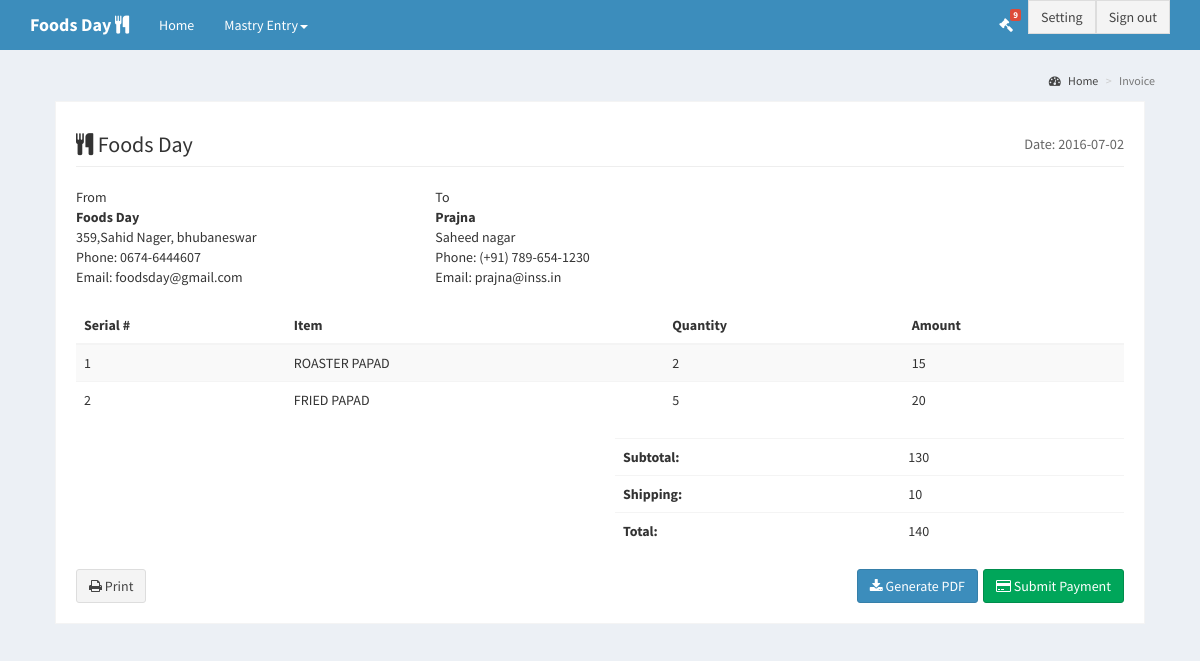
The page /project/royalfood/admin/invoice.php?custid=63 on the database its author committed.
### tables this page shows
CREATE TABLE IF NOT EXISTS `tbl_companydetails` (
  `company_id` int(11) NOT NULL,
  `company_name` varchar(50) NOT NULL,
  `company_address` varchar(500) NOT NULL,
  `company_email` varchar(50) NOT NULL,
  `company_mobile` varchar(50) NOT NULL,
  `company_landline` varchar(50) NOT NULL,
  `company_website` varchar(50) NOT NULL,
  `company_type` varchar(50) NOT NULL,
  `company_service` varchar(50) NOT NULL,
  `company_logo` varchar(150) NOT NULL
);

CREATE TABLE IF NOT EXISTS `tbl_customerdetails` (
  `customerid` int(11) NOT NULL,
  `name` varchar(150) NOT NULL,
  `emailid` varchar(150) NOT NULL,
  `address` varchar(500) NOT NULL,
  `mobileno` varchar(150) NOT NULL,
  `area` varchar(150) NOT NULL,
  `landmark` varchar(150) NOT NULL,
  `customerstatus` varchar(150) NOT NULL,
  `orderdate` date NOT NULL,
  `ordertime` varchar(150) NOT NULL,
  `delhiverydate` date NOT NULL,
  `delhiverytime` varchar(150) NOT NULL,
  `city` varchar(50) NOT NULL
);

CREATE TABLE IF NOT EXISTS `tbl_orderdetails` (
  `orderid` int(11) NOT NULL,
  `customerid` int(11) NOT NULL,
  `subitemid` int(11) NOT NULL,
  `quantity` varchar(50) NOT NULL,
  `price` float NOT NULL,
  `totalprice` float NOT NULL
);

CREATE TABLE IF NOT EXISTS `tbl_subitemdetails` (
  `subitemid` int(11) NOT NULL,
  `subitemname` varchar(100) NOT NULL,
  `itemprice` float NOT NULL,
  `subitemimage` varchar(150) NOT NULL,
  `subitemstatus` varchar(50) NOT NULL,
  `itemid` int(11) NOT NULL
);

### project/royalfood/admin/invoice.php (the view, shortened to what this page needs)
<?php
require_once __DIR__ . DIRECTORY_SEPARATOR . 'dbconfig.php';
?>
<!DOCTYPE html>
<html>
  <head>
    <link href="../bootstrap/css/bootstrap.min.css" rel="stylesheet" type="text/css" />
    <link href="../font-awesome-4.4.0/css/font-awesome.min.css" rel="stylesheet" type="text/css" />
    <link href="../css/ionicons.min.css" rel="stylesheet" type="text/css" />
    <link href="../dist/css/AdminLTE.min.css" rel="stylesheet" type="text/css" />
    <link href="../dist/css/skins/_all-skins.min.css" rel="stylesheet" type="text/css" />
  </head>
  <body class="skin-blue layout-top-nav">
    <div class="wrapper">
      <header class="main-header">
        <nav class="navbar navbar-static-top">
          <div class="container">
            <div class="navbar-header">
                <?php
                          $query1='select * from  tbl_companydetails';
                          foreach ($conn->query($query1) as $row){
                          ?>
                <a href="#" class="navbar-brand"><b><?php echo $row['company_name']; ?></b>&nbsp;<i class="fa  fa-cutlery"></i></a>
                <?php } ?>
            </div>
            <div class="collapse navbar-collapse pull-left" id="navbar-collapse">
              <ul class="nav navbar-nav">
                <li class="active"><a href="admin_dashboard.php">Home <span class="sr-only">(current)</span></a></li>
                <li class="dropdown">
                  <a href="#" class="dropdown-toggle" data-toggle="dropdown">Mastry Entry<span class="caret"></span></a>
                </li>
              </ul>
            </div>
              <div class="navbar-custom-menu">
                <ul class="nav navbar-nav">
                  <li class="dropdown tasks-menu">
                    <a href="customerorder.php">
                      <i class="fa fa-gavel"></i>
                      <span class="label label-danger">9</span></a>
                  </li>
                      <li class="user-footer">
                        <div class="pull-left">
                            <a href="changepassword.php" class="btn btn-default btn-flat">Setting</a>
                        </div>
                        <div class="pull-right">
                            <a href="adminsignout.php" class="btn btn-default btn-flat">Sign out</a>
                        </div>
                      </li>
                    </ul>
              </div>
          </div>
        </nav>
      </header>
      <div class="content-wrapper" >
        <div class="container">
          <section class="content-header">
          <h1>
          </h1>
          <ol class="breadcrumb">
            <li><a href="admin_dashboard.php"><i class="fa fa-dashboard"></i> Home</a></li>
            <li class="active">Invoice</li>
          </ol>
        </section>
        <section class="invoice">
          <div class="row">
            <div class="col-xs-12">
              <h2 class="page-header">
                <i class="fa  fa-cutlery"></i>
                         <?php
                          $query4='select * from  tbl_companydetails';
                          foreach ($conn->query($query4) as $row){
                          ?>
                            <?php echo $row['company_name']; ?>
                          <?php } ?>
<?php
$query5="select * from tbl_customerdetails";
foreach ($conn->query($query5) as $itm){
?>
                <small class="pull-right">Date: <?php echo $itm['orderdate']  ?></small>
<?php } ?>
              </h2>
            </div>
          </div>
          <div class="row invoice-info">
            <div class="col-sm-4 invoice-col">
              From
            <address>
                 <?php
                          $query6='select * from  tbl_companydetails';
                          foreach ($conn->query($query6) as $row){
                          ?>
              <strong><?php echo $row['company_name']; ?></strong><br>
              <?php echo $row['company_address']; ?><br>
              Phone: <?php echo $row['company_landline']; ?><br>
              Email: <?php echo $row['company_email']; ?>
               <?php } ?>
            </address>
          </div>
          <div class="col-sm-4 invoice-col">
            To
            <address>
                <?php
                          $query7="select * from  tbl_customerdetails where customerid=".$_GET['custid']."";
                          foreach ($conn->query($query7) as $row){
                          ?>
              <strong><?php echo $row['name']; ?></strong><br>
              <?php echo $row['address']; ?><br>
              Phone: (+91) <?php echo $row['mobileno']; ?><br>
              Email: <?php echo $row['emailid']; ?>
                          <?php } ?>
            </address>
          </div>
          </div>
          <div class="row">
            <div class="col-xs-12 table-responsive">
              <table class="table table-striped">
                <thead>
                  <tr>
                      <th>Serial #</th>
                      <th>Item</th>
                        <th>Quantity</th>
                    <th>Amount</th>
                  </tr>
                </thead>
                <tbody>
                    <?php
                    $slno=0;
                        $query8="select * from tbl_subitemdetails inner join tbl_orderdetails on tbl_subitemdetails.subitemid=tbl_orderdetails.subitemid where customerid=".$_GET['custid']."";
                        foreach($conn->query($query8) as $itm){
                            $slno=$slno+1;
                        ?>
                  <tr>
                    <td><?php echo $slno; ?></td>
                    <td><?php echo $itm['subitemname']; ?></td>
                    <td><?php echo $itm['quantity']; ?></td>
                    <td><?php echo $itm['price']; ?></td>
                  </tr>
                        <?php } ?>
                </tbody>
              </table>
            </div>
          </div>
          <div class="row">
            <div class="col-xs-6">
            </div>
            <div class="col-xs-6">
              <div class="table-responsive">
                   <?php
                        $query9="select distinct totalprice from tbl_orderdetails  where customerid=".$_GET['custid']."";
                        foreach($conn->query($query9) as $itm){
                        ?>
                <table class="table">
                  <tr>
                    <th style="width:50%">Subtotal:</th>
                    <td>&nbsp;&nbsp;&nbsp;&nbsp;&nbsp;&nbsp;&nbsp;&nbsp;&nbsp;&nbsp;&nbsp;<?php echo $itm['totalprice'] ?></td>
                  </tr>
                  <tr>
                    <th>Shipping:</th>
                    <td>&nbsp;&nbsp;&nbsp;&nbsp;&nbsp;&nbsp;&nbsp;&nbsp;&nbsp;&nbsp;&nbsp;10</td>
                  </tr>
                  <tr>
                    <th>Total:</th>
                    <td>&nbsp;&nbsp;&nbsp;&nbsp;&nbsp;&nbsp;&nbsp;&nbsp;&nbsp;&nbsp;&nbsp;<?php echo $itm['totalprice'] + 10 ; ?></td>
                  </tr>
                </table>
                        <?php } ?>
              </div>
            </div>
          </div>
          <div class="row no-print">
            <div class="col-xs-12">
              <a href="invoice-print.php?custid=<?php echo $_GET['custid'] ?>" target="_blank" class="btn btn-default"><i class="fa fa-print"></i> Print</a>
              <button class="btn btn-success pull-right"><i class="fa fa-credit-card"></i> Submit Payment</button>
              <button class="btn btn-primary pull-right" style="margin-right: 5px;"><i class="fa fa-download"></i> Generate PDF</button>
            </div>
          </div>
        </section>
    </div>
  </body>
</html>

### rows shown on the page
tbl_companydetails: company_name "Foods Day", company_address "359,Sahid Nager, bhubaneswar", company_landline "0674-6444607", company_email "foodsday@gmail.com"
tbl_customerdetails: orderdate "2016-07-02", name "Prajna", address "Saheed nagar", mobileno "789-654-1230", emailid "prajna@inss.in"
tbl_orderdetails: subitemid.subitemname "ROASTER PAPAD", quantity "2", price "15"
tbl_orderdetails: subitemid.subitemname "FRIED PAPAD", quantity "5", price "20"

### other values the page prints
$itm['totalprice'] "130"
$itm['totalprice'] + 10 "140"
